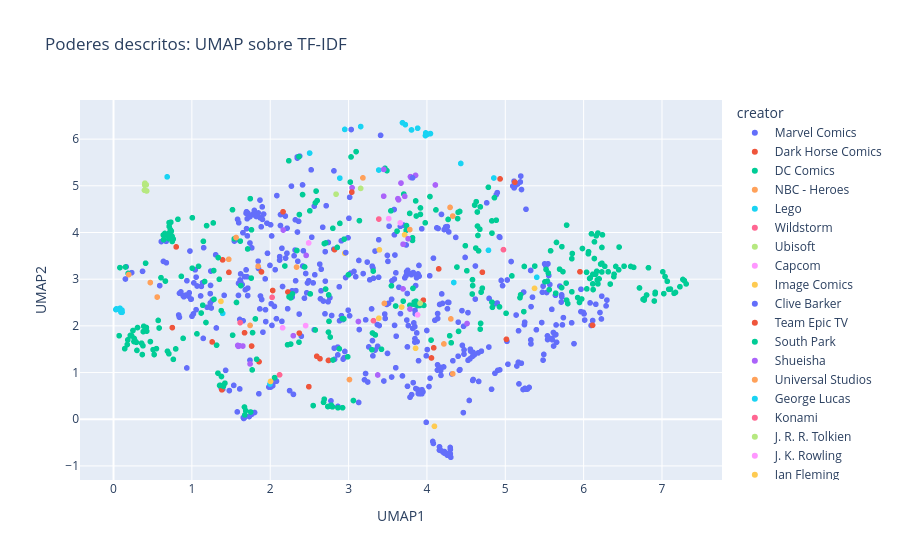

This figure's notebook cell:
### Markdown cell above
Proyecten `tfidf[texto_con_tokens]` con `umap.UMAP(n_neighbors=15, metric="cosine", random_state=0)`. Construyan un único gráfico con `px.scatter`, color por `creator` y `name` al pasar el cursor. Apliquen el mismo arreglo booleano `texto_con_tokens` (la máscara) a `con_texto`: el mapa debe conservar el orden de sus 1 030 personajes y excluir los tres vectores cero. El paquete `umap-learn` se importa como `import umap`.

### Code cell
import umap

con_texto_umap = con_texto.filter(pl.Series(texto_con_tokens))
modelo_umap = umap.UMAP(n_neighbors=15, metric="cosine", random_state=0)
proyeccion_umap = modelo_umap.fit_transform(tfidf[texto_con_tokens])
mapa_umap = con_texto_umap.select("name", "creator").with_columns(
    pl.Series("UMAP1", proyeccion_umap[:, 0]),
    pl.Series("UMAP2", proyeccion_umap[:, 1]),
)
print("Personajes proyectados:", mapa_umap.height)
fig_umap = px.scatter(
    mapa_umap.to_pandas(), x="UMAP1", y="UMAP2", color="creator",
    hover_name="name", title="Poderes descritos: UMAP sobre TF-IDF",
)
fig_umap.show()

### Figure 1 — Plotly figure (JSON) as saved in the notebook; plotly's stock layout.template omitted (floating-point values rounded to 4 significant figures; data arrays with more than 128 entries replaced by an {"elided": "..."} marker saying what was removed)
{"data": [{"hovertemplate": "<b>%{hovertext}</b><br><br>creator=Marvel Comics<br>UMAP1=%{x}<br>UMAP2=%{y}<extra></extra>", "hovertext": {"elided": "479 str values"}, "legendgroup": "Marvel Comics", "marker": {"color": "#636efa", "symbol": "circle"}, "mode": "markers", "name": "Marvel Comics", "showlegend": true, "type": "scattergl", "x": {"elided": "479 float values"}, "xaxis": "x", "y": {"elided": "479 float values"}, "yaxis": "y"}, {"hovertemplate": "<b>%{hovertext}</b><br><br>creator=Dark Horse Comics<br>UMAP1=%{x}<br>UMAP2=%{y}<extra></extra>", "hovertext": ["Abe Sapien", "Alien", "Alucard", "Angel", "Buffy", "Dash", "Elastigirl", "Hellboy (Injustice 2)", "Hellboy", "Jack-Jack", "Johann Krauss", "Mr Incredible", "Predator", "Sherlock Holmes", "Solomon Kane", "Spike", "T-X", "The Boy", "The Goon", "The Rumor", "Violet Parr"], "legendgroup": "Dark Horse Comics", "marker": {"color": "#EF553B", "symbol": "circle"}, "mode": "markers", "name": "Dark Horse Comics", "showlegend": true, "type": "scattergl", "x": [2.493, 4.058, 1.857, 2.743, 2.594, 0.7504, 2.226, 4.708, 4.087, 2.032, 1.383, 1.672, 0.8, 5.953, 5.014, 2.635, 1.392, 6.114, 3.954, 2.821, 1.888], "xaxis": "x", "y": [0.6974, 1.312, 1.232, 1.26, 1.348, 1.962, 2.725, 3.149, 1.53, 2.758, 0.6299, 1.852, 3.692, 3.159, 1.712, 1.297, 3.413, 2.012, 2.55, 3.633, 3.156], "yaxis": "y"}, {"hovertemplate": "<b>%{hovertext}</b><br><br>creator=DC Comics<br>UMAP1=%{x}<br>UMAP2=%{y}<extra></extra>", "hovertext": {"elided": "300 str values"}, "legendgroup": "DC Comics", "marker": {"color": "#00cc96", "symbol": "circle"}, "mode": "markers", "name": "DC Comics", "showlegend": true, "type": "scattergl", "x": {"elided": "300 float values"}, "xaxis": "x", "y": {"elided": "300 float values"}, "yaxis": "y"}, {"hovertemplate": "<b>%{hovertext}</b><br><br>creator=NBC - Heroes<br>UMAP1=%{x}<br>UMAP2=%{y}<extra></extra>", "hovertext": ["Adam Monroe", "Ando Masahashi", "Claire Bennet", "DL Hawkins", "Elle Bishop", "Luke Campbell", "Matt Parkman", "Micah Sanders", "Mohinder Suresh", "Monica Dawson", "Nathan Petrelli", "Niki Sanders", "Peter Petrelli", "Sylar", "Tracy Strauss"], "legendgroup": "NBC - Heroes", "marker": {"color": "#FFA15A", "symbol": "circle"}, "mode": "markers", "name": "NBC - Heroes", "showlegend": true, "type": "scattergl", "x": [4.33, 0.4697, 4.217, 2.336, 0.1936, 0.5574, 1.564, 4.295, 4.305, 1.846, 1.743, 3.011, 4.33, 3.183, 1.471], "xaxis": "x", "y": [4.352, 2.927, 1.613, 3.26, 3.099, 2.617, 3.893, 4.537, 2.149, 3.276, 2.009, 0.8498, 0.9731, 5.17, 3.426], "yaxis": "y"}, {"hovertemplate": "<b>%{hovertext}</b><br><br>creator=Lego<br>UMAP1=%{x}<br>UMAP2=%{y}<extra></extra>", "hovertext": ["Akita", "Ash", "Batman (LEGO)", "Blizzard Samurai", "Brickster", "Chewtoy", "Cole (The LEGO Ninjago Movie)", "Cyborg (Sonar Suit)", "Garmadon (The Lego Ninjago Movie)", "General Kozu", "Golden Ninja", "GPL", "Jay (The LEGO Ninjago Movie)", "Kai (The LEGO Ninjago Movie)", "Koko (The LEGO Ninjago Movie)", "Lloyd (The LEGO Ninjago Movie)", "Morro", "Nya (The LEGO Ninjago Movie)", "Ray", "Ronin (Ninjago)"], "legendgroup": "Lego", "marker": {"color": "#19d3f3", "symbol": "circle"}, "mode": "markers", "name": "Lego", "showlegend": true, "type": "scattergl", "x": [3.688, 2.888, 1.393, 2.503, 2.951, 4.432, 3.981, 4.785, 3.803, 3.155, 3.724, 4.342, 3.985, 4.012, 1.997, 3.882, 3.385, 4.045, 4.854, 0.6845], "xaxis": "x", "y": [6.351, 5.165, 2.268, 5.701, 6.209, 5.479, 6.076, 3.618, 6.197, 6.269, 6.311, 2.929, 6.133, 6.109, 0.7535, 6.234, 5.338, 6.119, 5.167, 5.192], "yaxis": "y"}, {"hovertemplate": "<b>%{hovertext}</b><br><br>creator=Wildstorm<br>UMAP1=%{x}<br>UMAP2=%{y}<extra></extra>", "hovertext": ["Alex Mercer", "Kratos"], "legendgroup": "Wildstorm", "marker": {"color": "#FF6692", "symbol": "circle"}, "mode": "markers", "name": "Wildstorm", "showlegend": true, "type": "scattergl", "x": [2.024, 3.318], "xaxis": "x", "y": [2.611, 2.111], "yaxis": "y"}, {"hovertemplate": "<b>%{hovertext}</b><br><br>creator=Ubisoft<br>UMAP1=%{x}<br>UMAP2=%{y}<extra></extra>", "hovertext": ["Arno Victor Dorian", "Connor Kenway", "Desmond Miles", "Edward Kenway", "Evie Frye", "Jacob Frye"], "legendgroup": "Ubisoft", "marker": {"color": "#B6E880", "symbol": "circle"}, "mode": "markers", "name": "Ubisoft", "showlegend": true, "type": "scattergl", "x": [0.4175, 0.4228, 0.4089, 0.3975, 0.4004, 0.395], "xaxis": "x", "y": [5.023, 4.89, 5.017, 5.02, 5.057, 4.905], "yaxis": "y"}, {"hovertemplate": "<b>%{hovertext}</b><br><br>creator=Capcom<br>UMAP1=%{x}<br>UMAP2=%{y}<extra></extra>", "hovertext": ["Asura", "Wesker"], "legendgroup": "Capcom", "marker": {"color": "#FF97FF", "symbol": "circle"}, "mode": "markers", "name": "Capcom", "showlegend": true, "type": "scattergl", "x": [2.452, 3.88], "xaxis": "x", "y": [2.006, 2.236], "yaxis": "y"}, {"hovertemplate": "<b>%{hovertext}</b><br><br>creator=Image Comics<br>UMAP1=%{x}<br>UMAP2=%{y}<extra></extra>", "hovertext": ["Billy Kincaid", "Bomb Queen", "Cy-Gor", "Omni-Man", "Overtkill", "Spawn", "The Crow", "Violator"], "legendgroup": "Image Comics", "marker": {"color": "#FECB52", "symbol": "circle"}, "mode": "markers", "name": "Image Comics", "showlegend": true, "type": "scattergl", "x": [3.394, 1.371, 3.678, 3.855, 2.004, 4.096, 2.952, 3.715], "xaxis": "x", "y": [3.628, 2.524, 2.404, 1.52, 0.8097, -0.1517, 3.556, 3.951], "yaxis": "y"}, {"hovertemplate": "<b>%{hovertext}</b><br><br>creator=Clive Barker<br>UMAP1=%{x}<br>UMAP2=%{y}<extra></extra>", "hovertext": ["Butterball", "Pinhead"], "legendgroup": "Clive Barker", "marker": {"color": "#636efa", "symbol": "circle"}, "mode": "markers", "name": "Clive Barker", "showlegend": true, "type": "scattergl", "x": [2.965, 3.517], "xaxis": "x", "y": [3.569, 4.136], "yaxis": "y"}, {"hovertemplate": "<b>%{hovertext}</b><br><br>creator=Team Epic TV<br>UMAP1=%{x}<br>UMAP2=%{y}<extra></extra>", "hovertext": ["Captain Epic", "Chromos", "Little Epic", "Master Brood", "Omniscient", "Valerie Hart"], "legendgroup": "Team Epic TV", "marker": {"color": "#EF553B", "symbol": "circle"}, "mode": "markers", "name": "Team Epic TV", "showlegend": true, "type": "scattergl", "x": [1.762, 1.473, 1.259, 4.933, 2.163, 5.122], "xaxis": "x", "y": [1.568, 3.146, 1.656, 5.148, 4.444, 5.077], "yaxis": "y"}, {"hovertemplate": "<b>%{hovertext}</b><br><br>creator=South Park<br>UMAP1=%{x}<br>UMAP2=%{y}<extra></extra>", "hovertext": ["Captain Hindsight"], "legendgroup": "South Park", "marker": {"color": "#00cc96", "symbol": "circle"}, "mode": "markers", "name": "South Park", "showlegend": true, "type": "scattergl", "x": [1.375], "xaxis": "x", "y": [2.326], "yaxis": "y"}, {"hovertemplate": "<b>%{hovertext}</b><br><br>creator=Shueisha<br>UMAP1=%{x}<br>UMAP2=%{y}<extra></extra>", "hovertext": ["Caulifla", "Danzō", "Devilman", "Gaara", "Hashirama Senju", "Ino Yamanaka", "Itachi Uchiha", "Kaguya Ōtsutsuki", "Kale", "Kefla", "Kenshiro", "Madara Uchiha", "Might Guy", "Minato Namikaze", "Nagato Uzumaki", "Naruto Uzumaki", "Neji", "Obito Uchiha", "One Punch Man", "Orochimaru", "Sakura Haruno", "Sasuke Uchiha", "Shikamaru", "Shisui Uchiha", "Vegeta"], "legendgroup": "Shueisha", "marker": {"color": "#ab63fa", "symbol": "circle"}, "mode": "markers", "name": "Shueisha", "showlegend": true, "type": "scattergl", "x": [1.607, 3.637, 2.458, 3.372, 3.695, 2.166, 3.796, 3.695, 1.651, 1.593, 3.784, 3.717, 1.743, 4.108, 3.79, 3.669, 3.448, 3.76, 2.295, 3.045, 4.512, 3.854, 3.448, 3.629, 1.585], "xaxis": "x", "y": [1.574, 4.699, 3.509, 0.9479, 2.792, 4.052, 5.178, 3.749, 1.568, 1.561, 2.361, 4.774, 1.185, 5.018, 5.196, 5.059, 4.778, 3.866, 1.789, 4.958, 2.05, 5.223, 5.352, 4.725, 1.581], "yaxis": "y"}, {"hovertemplate": "<b>%{hovertext}</b><br><br>creator=Universal Studios<br>UMAP1=%{x}<br>UMAP2=%{y}<extra></extra>", "hovertext": ["Darkman"], "legendgroup": "Universal Studios", "marker": {"color": "#FFA15A", "symbol": "circle"}, "mode": "markers", "name": "Universal Studios", "showlegend": true, "type": "scattergl", "x": [3.457], "xaxis": "x", "y": [2.481], "yaxis": "y"}, {"hovertemplate": "<b>%{hovertext}</b><br><br>creator=George Lucas<br>UMAP1=%{x}<br>UMAP2=%{y}<extra></extra>", "hovertext": ["Darth Maul", "Darth Nihilus", "Darth Nox", "Grand Master Skywalker", "Luke Skywalker", "Rey", "Yoda"], "legendgroup": "George Lucas", "marker": {"color": "#19d3f3", "symbol": "circle"}, "mode": "markers", "name": "George Lucas", "showlegend": true, "type": "scattergl", "x": [0.08325, 0.1089, 0.04602, 0.1081, 0.09554, 0.02972, 0.03751], "xaxis": "x", "y": [2.376, 2.29, 2.357, 2.336, 2.292, 2.349, 2.364], "yaxis": "y"}, {"hovertemplate": "<b>%{hovertext}</b><br><br>creator=Konami<br>UMAP1=%{x}<br>UMAP2=%{y}<extra></extra>", "hovertext": ["Dracula"], "legendgroup": "Konami", "marker": {"color": "#FF6692", "symbol": "circle"}, "mode": "markers", "name": "Konami", "showlegend": true, "type": "scattergl", "x": [3.386], "xaxis": "x", "y": [4.288], "yaxis": "y"}, {"hovertemplate": "<b>%{hovertext}</b><br><br>creator=J. R. R. Tolkien<br>UMAP1=%{x}<br>UMAP2=%{y}<extra></extra>", "hovertext": ["Gandalf The White", "Gandalf"], "legendgroup": "J. R. R. Tolkien", "marker": {"color": "#B6E880", "symbol": "circle"}, "mode": "markers", "name": "J. R. R. Tolkien", "showlegend": true, "type": "scattergl", "x": [3.154, 2.84], "xaxis": "x", "y": [4.944, 4.82], "yaxis": "y"}, {"hovertemplate": "<b>%{hovertext}</b><br><br>creator=J. K. Rowling<br>UMAP1=%{x}<br>UMAP2=%{y}<extra></extra>", "hovertext": ["Harry Potter", "Lord Voldemort", "Professor Dumbledore"], "legendgroup": "J. K. Rowling", "marker": {"color": "#FF97FF", "symbol": "circle"}, "mode": "markers", "name": "J. K. Rowling", "showlegend": true, "type": "scattergl", "x": [3.512, 3.659, 2.491], "xaxis": "x", "y": [4.297, 4.205, 3.776], "yaxis": "y"}, {"hovertemplate": "<b>%{hovertext}</b><br><br>creator=Ian Fleming<br>UMAP1=%{x}<br>UMAP2=%{y}<extra></extra>", "hovertext": ["James Bond (Craig)"], "legendgroup": "Ian Fleming", "marker": {"color": "#FECB52", "symbol": "circle"}, "mode": "markers", "name": "Ian Fleming", "showlegend": true, "type": "scattergl", "x": [5.373], "xaxis": "x", "y": [2.803], "yaxis": "y"}, {"hovertemplate": "<b>%{hovertext}</b><br><br>creator=Star Trek<br>UMAP1=%{x}<br>UMAP2=%{y}<extra></extra>", "hovertext": ["James T. Kirk", "Spock"], "legendgroup": "Star Trek", "marker": {"color": "#636efa", "symbol": "circle"}, "mode": "markers", "name": "Star Trek", "showlegend": true, "type": "scattergl", "x": [3.305, 3.817], "xaxis": "x", "y": [1.685, 5.17], "yaxis": "y"}, {"hovertemplate": "<b>%{hovertext}</b><br><br>creator=Nintendo<br>UMAP1=%{x}<br>UMAP2=%{y}<extra></extra>", "hovertext": ["Link", "Mario", "Solid Snake"], "legendgroup": "Nintendo", "marker": {"color": "#EF553B", "symbol": "circle"}, "mode": "markers", "name": "Nintendo", "showlegend": true, "type": "scattergl", "x": [4.15, 2.371, 3.042], "xaxis": "x", "y": [3.22, 1.844, 4.864], "yaxis": "y"}, {"hovertemplate": "<b>%{hovertext}</b><br><br>creator=Microsoft<br>UMAP1=%{x}<br>UMAP2=%{y}<extra></extra>", "hovertext": ["Master Chief"], "legendgroup": "Microsoft", "marker": {"color": "#00cc96", "symbol": "circle"}, "mode": "markers", "name": "Microsoft", "showlegend": true, "type": "scattergl", "x": [1.775], "xaxis": "x", "y": [1.855], "yaxis": "y"}, {"hovertemplate": "<b>%{hovertext}</b><br><br>creator=Disney<br>UMAP1=%{x}<br>UMAP2=%{y}<extra></extra>", "hovertext": ["Maui"], "legendgroup": "Disney", "marker": {"color": "#ab63fa", "symbol": "circle"}, "mode": "markers", "name": "Disney", "showlegend": true, "type": "scattergl", "x": [3.125], "xaxis": "x", "y": [2.094], "yaxis": "y"}, {"hovertemplate": "<b>%{hovertext}</b><br><br>creator=SyFy<br>UMAP1=%{x}<br>UMAP2=%{y}<extra></extra>", "hovertext": ["Penny"], "legendgroup": "SyFy", "marker": {"color": "#FFA15A", "symbol": "circle"}, "mode": "markers", "name": "SyFy", "showlegend": true, "type": "scattergl", "x": [3.782], "xaxis": "x", "y": [4.062], "yaxis": "y"}, {"hovertemplate": "<b>%{hovertext}</b><br><br>creator=Cartoon Network<br>UMAP1=%{x}<br>UMAP2=%{y}<extra></extra>", "hovertext": ["Rick Sanchez"], "legendgroup": "Cartoon Network", "marker": {"color": "#19d3f3", "symbol": "circle"}, "mode": "markers", "name": "Cartoon Network", "showlegend": true, "type": "scattergl", "x": [5.402], "xaxis": "x", "y": [3.041], "yaxis": "y"}, {"hovertemplate": "<b>%{hovertext}</b><br><br>creator=Mortal Kombat<br>UMAP1=%{x}<br>UMAP2=%{y}<extra></extra>", "hovertext": ["Scorpion", "Shao Kahn", "Sonya Blade"], "legendgroup": "Mortal Kombat", "marker": {"color": "#FF6692", "symbol": "circle"}, "mode": "markers", "name": "Mortal Kombat", "showlegend": true, "type": "scattergl", "x": [1.616, 2.119, 4.977], "xaxis": "x", "y": [2.068, 0.951, 3.632], "yaxis": "y"}, {"hovertemplate": "<b>%{hovertext}</b><br><br>creator=IDW Publishing<br>UMAP1=%{x}<br>UMAP2=%{y}<extra></extra>", "hovertext": ["Selene"], "legendgroup": "IDW Publishing", "marker": {"color": "#B6E880", "symbol": "circle"}, "mode": "markers", "name": "IDW Publishing", "showlegend": true, "type": "scattergl", "x": [3.913], "xaxis": "x", "y": [2.484], "yaxis": "y"}, {"hovertemplate": "<b>%{hovertext}</b><br><br>creator=Sega<br>UMAP1=%{x}<br>UMAP2=%{y}<extra></extra>", "hovertext": ["Sonic The Hedgehog"], "legendgroup": "Sega", "marker": {"color": "#FF97FF", "symbol": "circle"}, "mode": "markers", "name": "Sega", "showlegend": true, "type": "scattergl", "x": [2.158], "xaxis": "x", "y": [1.959], "yaxis": "y"}, {"hovertemplate": "<b>%{hovertext}</b><br><br>creator=Hasbro<br>UMAP1=%{x}<br>UMAP2=%{y}<extra></extra>", "hovertext": ["Soundwave"], "legendgroup": "Hasbro", "marker": {"color": "#FECB52", "symbol": "circle"}, "mode": "markers", "name": "Hasbro", "showlegend": true, "type": "scattergl", "x": [3.386], "xaxis": "x", "y": [2.164], "yaxis": "y"}], "layout": {"legend": {"title": {"text": "creator"}, "tracegroupgap": 0}, "title": {"text": "Poderes descritos: UMAP sobre TF-IDF"}, "xaxis": {"anchor": "y", "domain": [0, 1], "title": {"text": "UMAP1"}}, "yaxis": {"anchor": "x", "domain": [0, 1], "title": {"text": "UMAP2"}}}}
